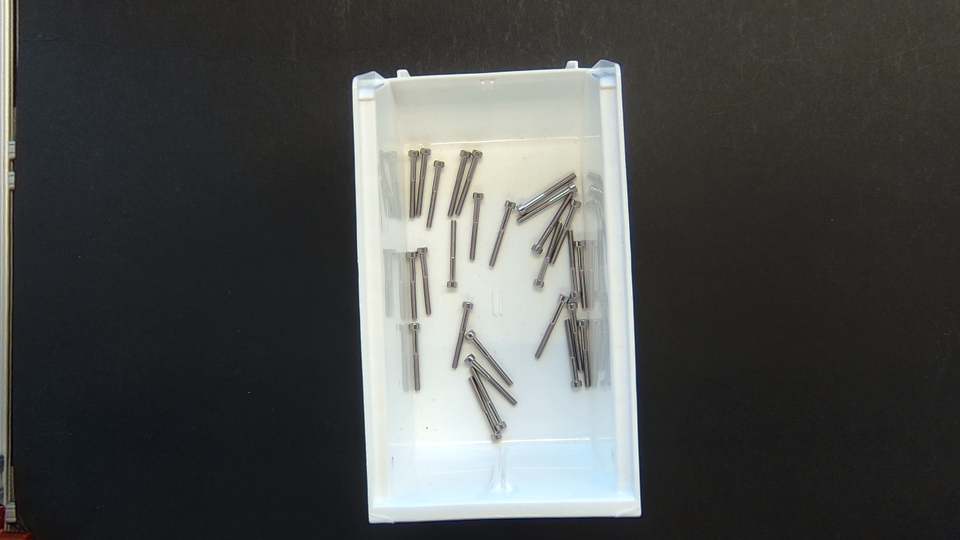
#> input picture dev/gt27_0.png, 1920 x 1080 px, found by its file name (shown at 1/2 size)
$ python x5.py
#> lines starting #> are read from the running program, lines starting #| are printed output that depends on the picture
import cv2,numpy as np
def dmap(g):
    H,W=g.shape
#> H = 1080; W = 1920
    s8=cv2.resize(g,(W//8,H//8),interpolation=cv2.INTER_AREA)
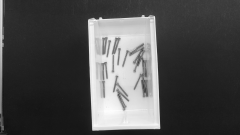
#> s8: shape (135, 240); min 17, max 253, mean 78.4
    bg=cv2.resize(cv2.medianBlur(s8,13),(W,H))
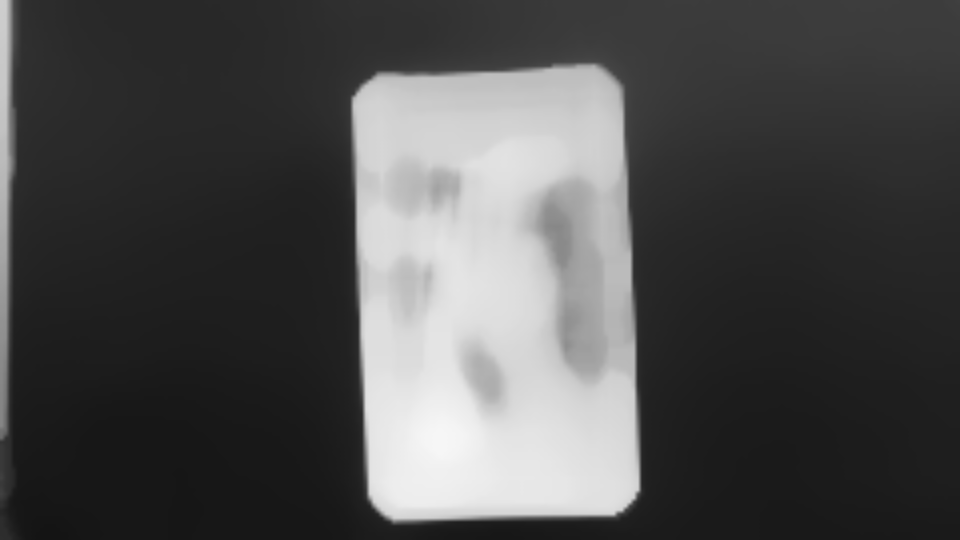
#> bg: shape (1080, 1920) (shown at 1/2 size); min 20, max 246, mean 78.6
    return cv2.absdiff(cv2.GaussianBlur(g,(0,0),1.5),bg)
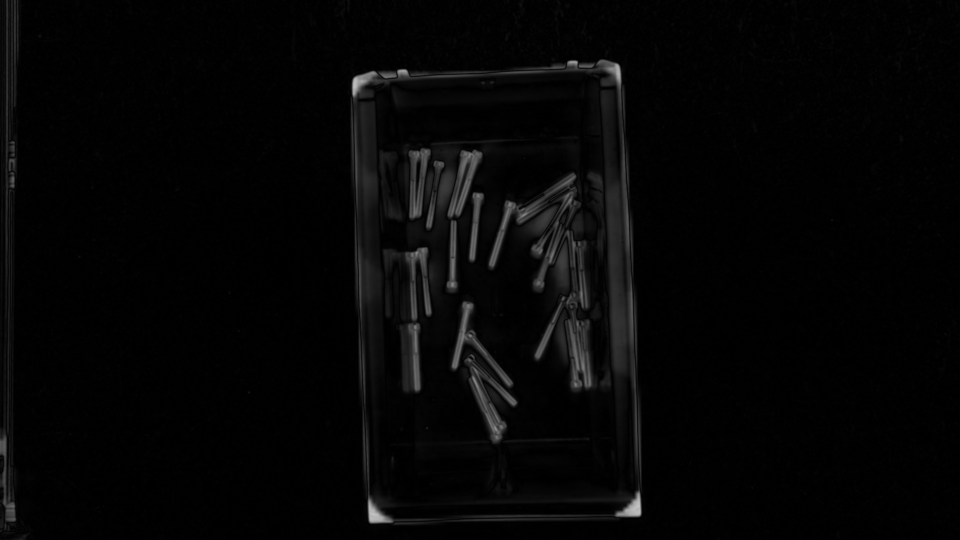
#> returned value: shape (1080, 1920) (shown at 1/2 size); min 0, max 196, mean 5.3
g=cv2.cvtColor(cv2.imread('gt27_0.png'),cv2.COLOR_BGR2GRAY)
d=dmap(g)
print('ghost L', d[300:440,760:800].max(), np.percentile(d[300:440,760:800],[50,90,99]))
#| ghost L 35 [13. 26. 31.]
print('ghost L2', d[500:620,765:815].max(), np.percentile(d[500:620,765:815],[50,90,99]))
#| ghost L2 73 [12.   28.   46.01]
print('ghost R', d[350:470,1175:1225].max(), np.percentile(d[350:470,1175:1225],[50,90,99]))
#| ghost R 46 [20. 41. 45.]
print('ghost R2', d[620:760,1185:1220].max())
#| ghost R2 35
print('real', d[300:440,815:860].max(), np.percentile(d[300:440,815:860],[50,90,99]))
#| real 113 [ 51.  82. 101.]
g=cv2.cvtColor(cv2.imread('frame_focused.png'),cv2.COLOR_BGR2GRAY); d=dmap(g)
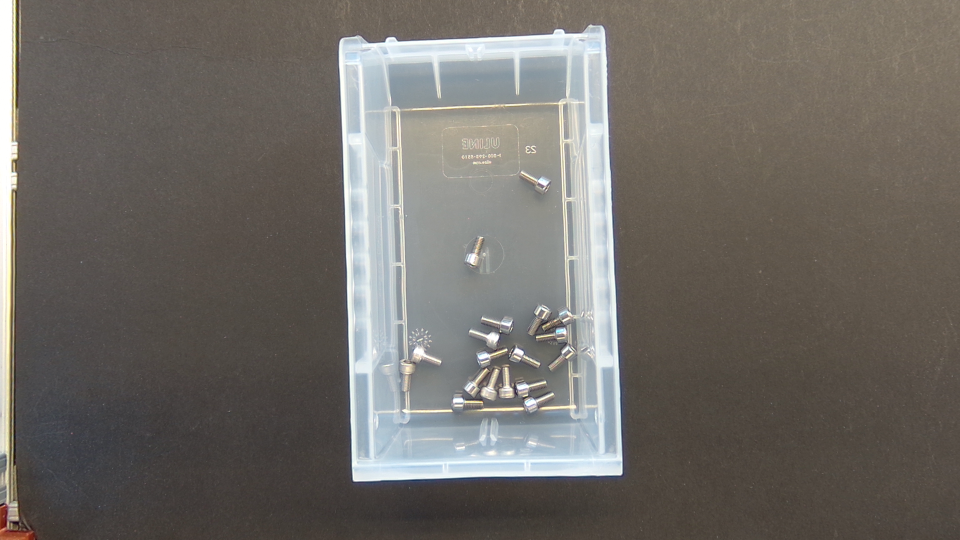
#> input picture dev/frame_focused.png, 1920 x 1080 px, found by its file name (shown at 1/2 size)
#> after `d = dmap(g)`:
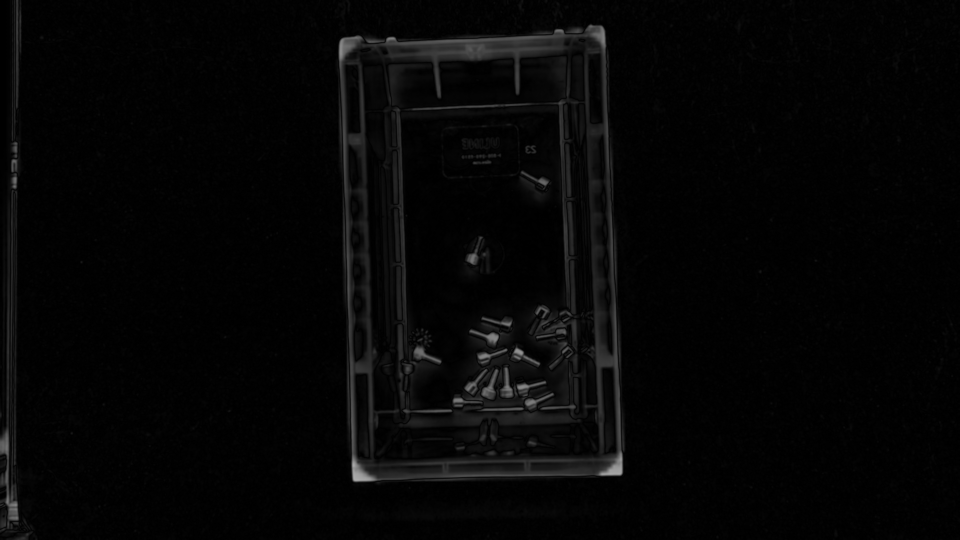
#> d: shape (1080, 1920) (shown at 1/2 size); min 0, max 173, mean 5.4
cv2.imwrite('approaches/tmp/dfoc_full.png',cv2.convertScaleAbs(d,alpha=2)[550:850,750:1200])
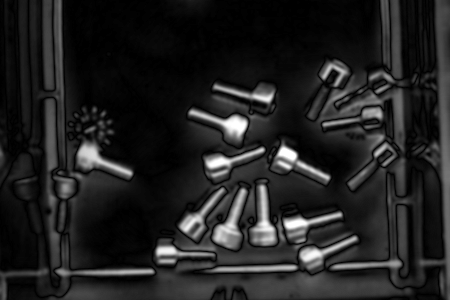
#> saved as dfoc_full.png: shape (300, 450); min 0, max 255, mean 34
for t in (30,40,50,60): print(t,(d>t).sum())
#> this loop made 4 passes
#| 30 104785
#| 40 65447
#| 50 40156
#| 60 25014
